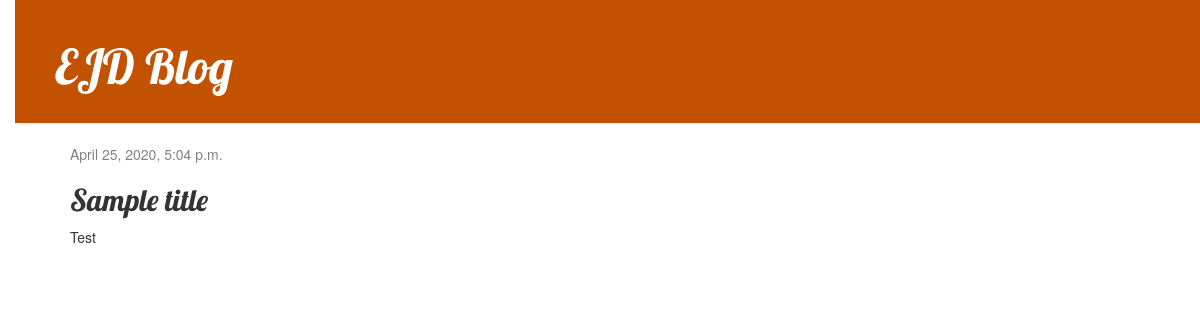
The page /post/6/ on the database as committed earlier.
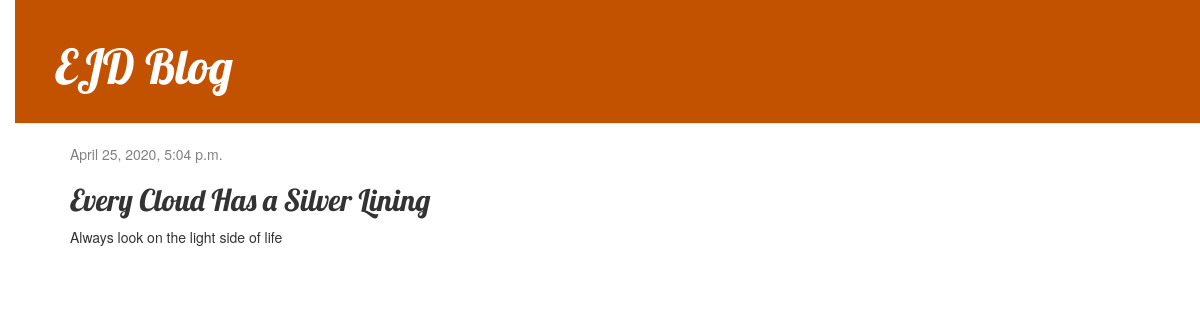
The same page on the database as committed later.
### blog/models.py (models this page shows, shortened)
class Post(models.Model): # class is a keyword to define objects, we are defining a model named Post
	author = models.ForeignKey(settings.AUTH_USER_MODEL, on_delete=models.CASCADE)
	title = models.CharField(max_length=200)
	text = models.TextField()
	created_date = models.DateTimeField(default=timezone.now)
	published_date = models.DateTimeField(blank=True, null=True)

### blog/views.py (the view)
# urls.py: path('post/<int:pk>/', views.post_detail, name='post_detail'),
def post_detail(request, pk):
    post = get_object_or_404(Post, pk=pk)
    return render(request, 'blog/post_detail.html', {'post': post})

### blog/templates/blog/post_detail.html
{% extends 'blog/base.html' %}
{% block content %}
    <div class="post">
        {% if post.published_date %}
            <div class="date">
                {{ post.published_date }}
            </div>
        {% endif %}
        <h2>{{ post.title }}</h2>
        <p>{{ post.text|linebreaksbr }}</p>
    </div>
{% endblock %}

Rows that differ between the two databases and show on the page:
changed Post: title "Sample title" → "Every Cloud Has a Silver Lining"; text "Test" → "Always look on the light side of life"
